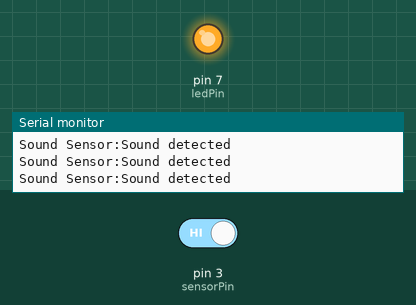
This sketch was run on a simulated Arduino Uno, built with avr-gcc and run on an emulated ATmega328P. Shown: output pins drawn as LEDs (lit = HIGH), the last lines printed to the serial monitor. The test bench sets the inputs (shaded band); at power-on: pin 3 (sensorPin) HIGH.

Above: at 1.8 s.
1.9 s: pin 3 (sensorPin) driven LOW
At 3.2 s:
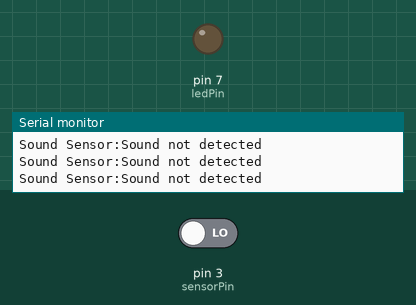
3.5 s: pin 3 (sensorPin) driven HIGH
At 4.5 s:
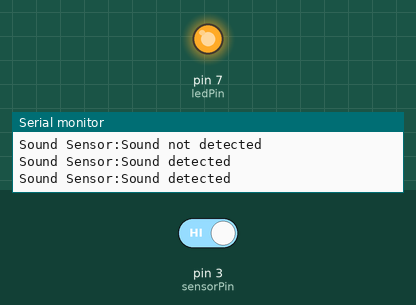
Timing chart, 0 to 6.5 s (numbered marks = the images above; inputs shaded):
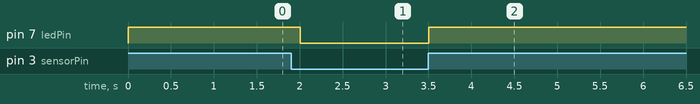

Measured:
- after the input at 1.9 s, pin 7 (ledPin): HIGH → LOW after 0.11 s
- after the input at 3.5 s, pin 7 (ledPin): LOW → HIGH at once

The sketch:

Sound_Sensor.ino
```cpp
/*** Atya Technologies - Sound Sensor Code ***/

// Variables declaration:

int ledPin = 7;     //LED 7(ON BOARD LED) pin
int sensorPin = 3;  //Sound sensor digital pin
boolean val = 0;

// the setup routine runs once when you press reset:

void setup() {
  // initialize serial communication at 9600 bits per second:
  Serial.begin(9600);
  Serial.println("Welcome to Atya Technologies Pvt. Ltd.");
  // Set led pin as output
  pinMode(ledPin, OUTPUT);
  // Set sensorPin pin as input
  pinMode(sensorPin, INPUT);
}

// the loop routine runs over and over again forever:

void loop() {
  Serial.print("Sound Sensor:");
  val = digitalRead(sensorPin);
  // when the sensor detects a signal above the threshold value, LED flashes
  if (val == LOW) {
    digitalWrite(ledPin, LOW);
    Serial.println("Sound not detected");
    delay(500);
  } else {
    digitalWrite(ledPin, HIGH);
    Serial.println("Sound detected");
    delay(500);
  }
  Serial.println();  //add delay in milliseconds
}
```
